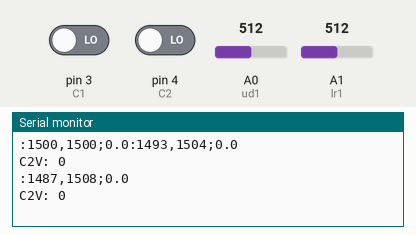
Bench run of a sketch on a simulated Arduino Uno, built with avr-gcc and run on an emulated ATmega328P. Shown: the last lines printed to the serial monitor. Inputs (shaded band) come from the test bench; at power-on: A0 (ud1) = 512, A1 (lr1) = 512, pin 3 (C1) LOW, pin 4 (C2) LOW.

Above: at 1.8 s.
1.9 s: A0 (ud1) set to 716
At 3.0 s:
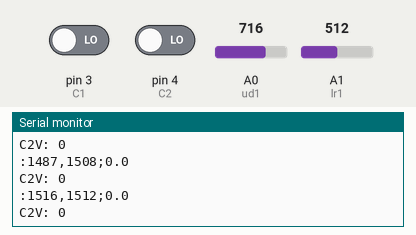
3.4 s: A1 (lr1) set to 716
At 4.7 s:
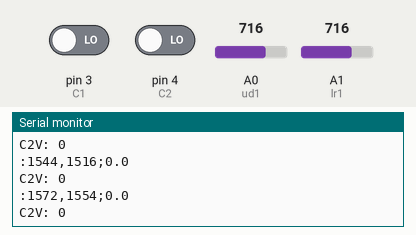
4.9 s: pin 3 (C1) driven HIGH
6.4 s: pin 4 (C2) driven HIGH
At 7.8 s:
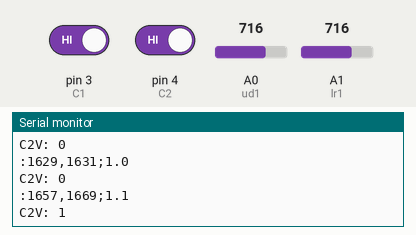
7.9 s: A0 (ud1) set to 900
At 9.2 s:
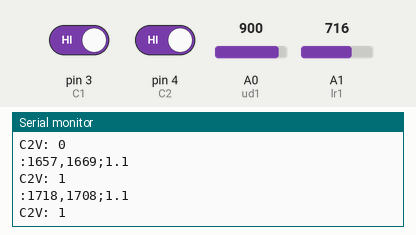
9.4 s: A1 (lr1) set to 900
At 10.0 s:
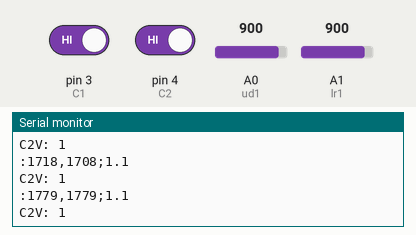
Timing chart, 0 to 11.9 s (numbered marks = the images above; inputs shaded):
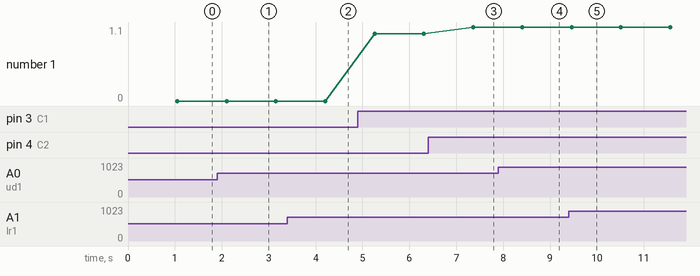

The sketch:

controller.ino
```cpp
//CONTROLLER CODE
//Feel free to use this code however you like, but please credit lordvon and this site!
//'ud' and 'lr' are the pot signals for the up/down and left/right pots, respectively.

//(Joysticks and their pot values are not perfect, so some things have to be empirically
//determined. The serial read function is a great tool for collecting the values.)
//range of ud: 29-1014 (middle: around 479-540; avg:~510, center:+/-35)
//range of lr: 0-960 (middle: around 419-471; avg:445, center:+/-30)
//minimum range extreme (from avg) magnitude: 445
//maximum tolerance value: 35

//Print values as 'topic:value', where 'topic' denotes either 'ud' or 'lr',
//and 'value' is the associated pot value.
//Reciever is prompted to record by ':', and ended by ','.

//"" gives characters, '' gives characters in integer form.

//Empirically determined and/or arbitrary constants.
#define ud1 0
#define lr1 1
#define highpulse 2400
#define lowpulse 600
#define lr1avg 445
#define ud1avg 510
#define tolerance1 40
#define range1 445
#define maxadd 35
//constants for additional controls.
const int C1 = 3;//receiver pin for additional control 1.
const int C2 = 4;//receiver pin for additional control 2.

int ud1val;
int lr1val;
int lr1pulse;
int ud1pulse;
int lr1previous;
int ud1previous;
boolean update;
//additional controls
int C1V;//current C1 digital read value.
int C2V;//current C2 digital read value.
int C1P;//previous C1 digital read value.
int C2P;//previous C2 digital read value.


void setup(){
  Serial.begin(9600);
  //initialize servo to its center position.
  lr1previous = lr1avg;
  ud1previous = ud1avg;
  Serial.print(':');
  Serial.print((highpulse-lowpulse)/2+lowpulse);
  Serial.print(',');
  Serial.print((highpulse-lowpulse)/2+lowpulse);
  //For additional controls.
  C1P = 0;
  C2P = 0;
  Serial.print(';');
  Serial.print(0);
  Serial.print('.');
  Serial.print(0);
  pinMode(C1,INPUT);
  pinMode(C2,INPUT);
}

void loop(){
  ud1val = analogRead(ud1);
  lr1val = analogRead(lr1);
  //additional control code
  C1V=translateDigital(digitalRead(C1));
  C2V=translateDigital(digitalRead(C2));
  //end additional control code
  update =
    (abs(lr1avg-lr1val) > tolerance1) ||
    (abs(ud1avg-ud1val) > tolerance1) ||
    (C1V != C1P) ||
    (C2V != C2P);
  if (update){
    lr1val = newval(lr1val,(lr1avg-range1),(lr1avg+range1),lr1avg,lr1previous);
    ud1val = newval(ud1val,(ud1avg-range1),(ud1avg+range1),ud1avg,ud1previous);
    lr1previous = lr1val;
    ud1previous = ud1val;
    lr1pulse = map(lr1val,(lr1avg-range1),(lr1avg+range1),lowpulse,highpulse);
    ud1pulse = map(ud1val,(ud1avg-range1),(ud1avg+range1),lowpulse,highpulse);
    //':' is packet delimiter, ',' is UD/LR delimiter.
    //Each cycle of delimiters denote a packet.
    //Packet: UD value first, then LR value. (:UD,LR:)
    Serial.print(':');
    Serial.print(ud1pulse);
    Serial.print(',');
    Serial.print(lr1pulse);
    //code for additional controls.
    Serial.print(';');
    Serial.print(C1V);
    Serial.print('.');
    Serial.print(C2V);
    C1P=C1V;
    C2P=C2V;
    //end code for additional controls.
    delay(50);
    debug();
    update = false;
  }
}

int newval(int val, int minval, int maxval, int avgval, int previousval){
  int increment;
  increment = val-avgval;
  if (increment > 0)  {
    increment = increment - tolerance1;
  } else if (increment < 0) { increment = increment + tolerance1; } increment = map(increment,0,range1-tolerance1,0,maxadd); val = increment + previousval; if (!(val <= maxval) || !(val >= minval))  {
    if (val > maxval){
      val = maxval;
    } else {
      val = minval;
    }
  }
  return val;
}

int translateDigital(boolean SS){
  //SS: signal: HIGH or LOW, TRUE or FALSE, etc.
  int RV=0;//return value.
  switch (SS){
    case true:
      RV=1;
      break;
    case false:
      RV=0;
      break;
  }
  return RV;
}

void debug(){
  Serial.println("");
  Serial.print("C2V: ");
  Serial.println(C2V);
  //Serial.print("C2P: ");
  //Serial.println(C2P);
  delay(1000);
}
```

Measured:
- after the input at 1.9 s, the serial monitor: prints a new line after 0.20 s (image 1)
- after the input at 3.4 s, the serial monitor: prints a new line after 0.81 s (image 2)
- after the input at 6.4 s, the serial monitor: prints a new line after 0.96 s (image 3)
- after the input at 7.9 s, the serial monitor: prints a new line after 0.51 s (image 4)
- after the input at 9.4 s, the serial monitor: prints a new line after 0.06 s (image 5)
- plotted number 1: 0 → 1 after the input at 4.9 s, 1 → 1.1 after the input at 6.4 s
